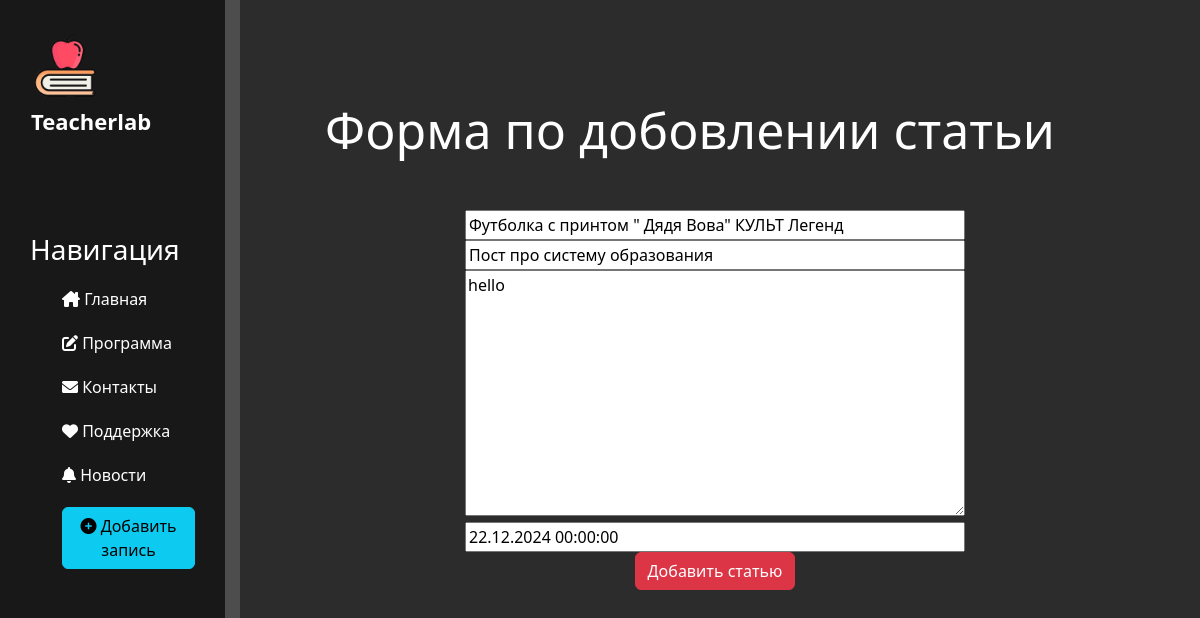
/news/5/update, run on the app's committed database.
### news/models.py (models this page shows, shortened)
class Artiсles(models.Model):
    title = models. CharField('Название', max_length=50)
    anons = models.CharField('Анонс', max_length=250)
    full_text =models.TextField('Статья')
    date = models.DateTimeField('Дата публикации')
    class Meta:
        verbose_name = 'Новость'
        verbose_name_plural = 'Новости'

### news/views.py (the view)
class NewsUpdateView(UpdateView):
        model = Artiсles
        template_name = 'news/create.html'
        fields = ['title', 'anons', 'full_text', 'date']

### news/templates/news/create.html (shortened to what this page needs)
{% extends 'main/layout.html' %}
{% block content %}
<div class="features">
    <h1>Форма по добовлении статьи</h1>
    <form method="post">
        {{ form.title }}<br>
        {{ form.anons }}<br>
        {{ form.full_text }}<br>
        {{ form.date }}<br>
        <button class="btn btn-danger" type="submit">Добавить статью</button><br>
    </form>
</div>
{% endblock %}

### main/static/main/css/main.css (style rules this page uses)
body { background: #2c2c2c; }
main .features { float: left; color:#fff; margin-top: 100px; text-align: center; width: 75%; }
main .features h1 { font-size: 50px; }
form { margin-left: 25%; width: 500px; margin-top: 50px; }
form input { width: 500px; }
form textarea { width: 500px; }

### data on the page
Artiсles: title "Футболка с принтом \" Дядя Вова\" КУЛЬТ Легенд", anons "Пост про систему образования", full_text "hello", date "22.12.2024 00:00:00"
